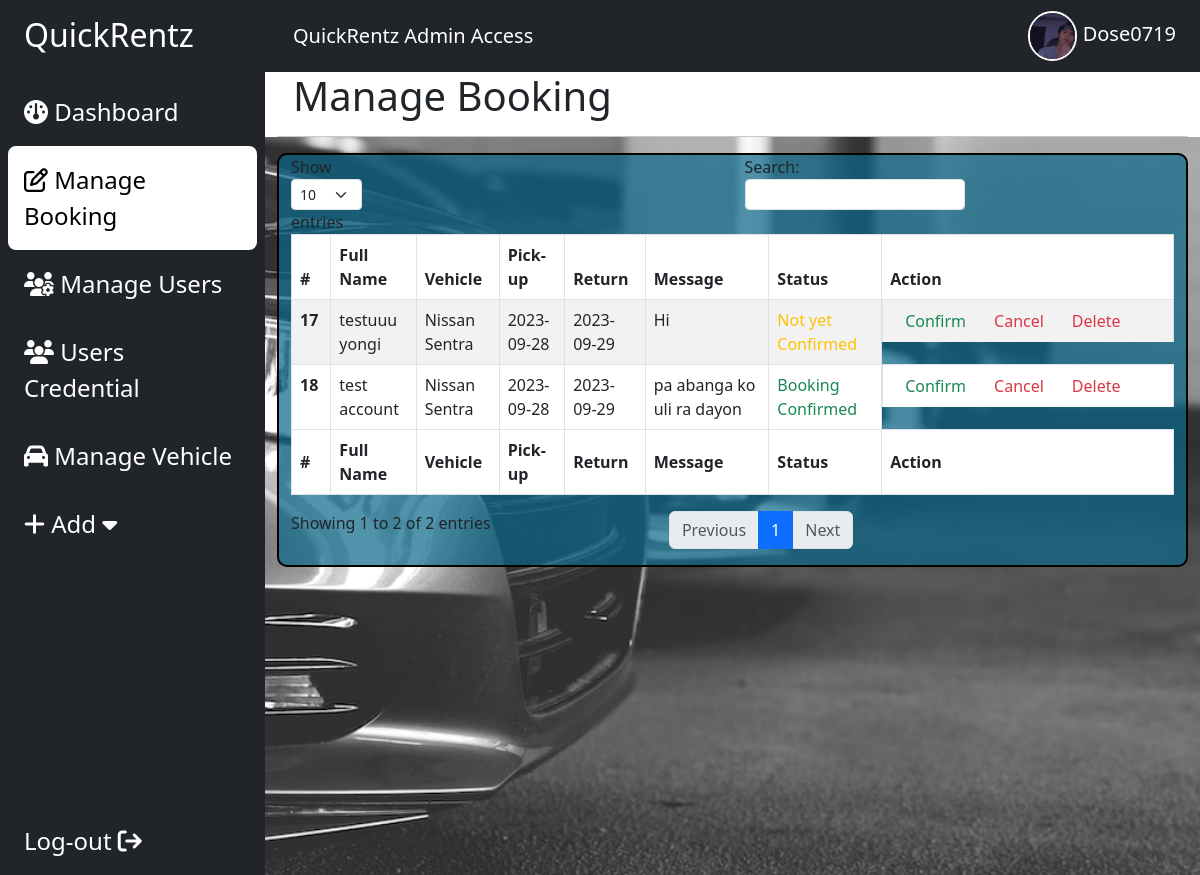
/admin/bookings.php (signed in), run on the app's committed database.
### tables this page shows
CREATE TABLE `reservation` (
  `ReservationID` int(11) NOT NULL,
  `UserID` int(11) NOT NULL,
  `VehicleID` int(11) NOT NULL,
  `Pickup` date NOT NULL,
  `Return` date NOT NULL,
  `Message` text NOT NULL,
  `Status` varchar(50) NOT NULL
);

CREATE TABLE `user` (
  `UserID` int(11) NOT NULL,
  `Username` varchar(11) NOT NULL,
  `FirstName` text NOT NULL,
  `LastName` text NOT NULL,
  `PhoneNumber` int(12) NOT NULL,
  `Address` varchar(250) NOT NULL,
  `Email` varchar(50) NOT NULL,
  `Password` varchar(11) NOT NULL,
  `Status` text NOT NULL,
  `Photo` varchar(50) NOT NULL,
  `AccCreated` datetime NOT NULL DEFAULT current_timestamp(),
  `FrontID` varchar(50) NOT NULL,
  `BackID` varchar(50) NOT NULL
);

CREATE TABLE `brand` (
  `BrandID` int(11) NOT NULL,
  `brandName` text NOT NULL,
  `brandLogo` int(11) NOT NULL
);

CREATE TABLE `vehicle` (
  `VehicleID` int(11) NOT NULL,
  `BrandID` int(11) NOT NULL,
  `Model` varchar(50) NOT NULL,
  `Year` year(4) NOT NULL,
  `Type` varchar(50) NOT NULL,
  `FuelType` varchar(50) NOT NULL,
  `Transmision` varchar(50) NOT NULL,
  `Mileage` varchar(50) NOT NULL,
  `SeatingCapacity` int(11) NOT NULL,
  `Rate` int(11) NOT NULL,
  `Image1` varchar(60) NOT NULL,
  `Image2` varchar(60) NOT NULL,
  `Image3` varchar(60) NOT NULL,
  `Image4` varchar(60) NOT NULL
);

### admin/bookings.php (the view, shortened to what this page needs)
<?php
include "includes/database.php";
?>
<!DOCTYPE html>
<html lang="en">
<head>
    <link href="https://cdn.jsdelivr.net/npm/bootstrap@5.3.0/dist/css/bootstrap.min.css" rel="stylesheet"
>
    <link rel="stylesheet" href="https://cdnjs.cloudflare.com/ajax/libs/font-awesome/6.4.0/css/all.min.css"
 />
    <link rel="stylesheet" href="style.css">
</head>
<body>
    <div class="main-container d-flex h-100">
        <div class="sidebar bg-dark" id="side_nav">
            <div class="header-box px-3 pt-3 pd-4 d-flex justify-content-between">
                <h2 class="text-white px-2">
                    QuickRentz
                </h2>
            </div>
            <ul class="list-unstyled px-2 pt-3">
                <li class="p-3"><a href="main.php" class="text-decoration-none fs-4"><i class="fa-solid fa-gauge"></i>
                        Dashboard</a></li>
                <li class="p-3 active"><a href="bookings.php" class="text-decoration-none fs-4"><i
                            class="fa-regular fa-pen-to-square"></i> Manage Booking</a></li>
                <li class="p-3"><a href="manageUsers.php" class="text-decoration-none fs-4"><i
                            class="fa-solid fa-users-gear"></i> Manage Users</a></li>
                <li class="p-3"><a href="users.php" class="text-decoration-none fs-4"><i class="fa-solid fa-users"></i>
                        Users Credential</a></li>
                <li class="p-3"><a href="vehicles.php" class="text-decoration-none fs-4"><i class="fa-solid fa-car"></i>
                        Manage Vehicle</a></li>
                <li class="p-3"> <a class="text-decoration-none fs-4" data-bs-toggle="collapse" href="#collapseAdd"
                        role="button" aria-expanded="false" aria-controls="collapseAdd"><i class="fa-solid fa-plus"></i>
                        Add <i class="fa-solid fa-caret-down"></i>
                    </a>
                </li>
            </ul>
            <ul class="list-unstyled signout px-4">
                <li>
                    <form method="POST" action="">
                        <a class="text-decoration-none fs-4" href="log-out.php" type="button">Log-out <i
                                class="fa-solid fa-arrow-right-from-bracket"></i></a>
                    </form>
                </li>
            </ul>
        </div>
        <div class="content">
            <?php include "includes/navbar.php"; ?>
            <div class="container-fluid bg-white">
                <h1 class="col-md-12 px-3">Manage Booking</h1>
                <hr>
            </div>
            <div class="container">
                <div class="container-fluid"
                    style="border: 2px solid #000; border-radius: 10px;background-color: rgba(8, 103, 136, 0.7);">
                    <table id="pagination" class="table table-striped table-bordered" style="width:100%;">
                        <thead>
                            <tr>
                                <th scope="col">#</th>
                                <th scope="col">Full Name</th>
                                <th scope="col">Vehicle</th>
                                <th scope="col">Pick-up</th>
                                <th scope="col">Return</th>
                                <th scope="col">Message</th>
                                <th scope="col">Status</th>
                                <th scope="col">Action</th>
                            </tr>
                        </thead>
                        <tbody>
                            <?php
                            $sqlReservation = "SELECT user.FirstName, user.LastName, brand.brandName, vehicle.Model, reservation.* FROM reservation INNER JOIN user ON reservation.UserID = user.UserID INNER JOIN vehicle ON reservation.VehicleID = vehicle.VehicleID
                        INNER JOIN brand ON vehicle.BrandID = brand.BrandID";
                            $initiateReservation = mysqli_query($conn, $sqlReservation);
                            while ($results = mysqli_fetch_assoc($initiateReservation)) {
                                if ($results['Status'] == 'Booking Confirmed') {
                                    $status = "<td class='text-success'>$results[Status]</td>";
                                } elseif ($results['Status'] == 'Booking Cancelled') {
                                    $status = "<td class='text-danger'>$results[Status]</td>";
                                } else {
                                    $status = "<td class='text-warning'>$results[Status]</td>";
                                }
                                echo "
                                <tr>
                                    <th scope='row'>$results[ReservationID]</th>
                                    <td>$results[FirstName] $results[LastName]</td>
                                    <td>$results[brandName] $results[Model]</td>
                                    <td>$results[Pickup]</td>
                                    <td>$results[Return]</td>
                                    <td>$results[Message]</td>
                                    $status
                                    <td class='d-flex'>
                                        <form method='GET' action='confirm.php' class='px-2'>
                                            <input type='hidden' name='ReservationID' value='$results[ReservationID]'>
                                            <button type='submit' class='btn-delete text-success' style='border:none;background:none;'>Confirm</button>
                                        </form>
                                        <form method='GET' action='cancel.php' class='px-2'>
                                            <input type='hidden' name='ReservationID' value='$results[ReservationID]'>
                                            <button type='submit' class='btn-delete text-danger' style='border:none;background:none;'>Cancel</button>
                                        </form>
                                        <form method='GET' action='deletebooking.php' class='px-2'>
                                            <input type='hidden' name='ReservationID' value='$results[ReservationID]'>
                                            <button type='submit' class='btn-delete text-danger' style='border:none;background:none;'>Delete</button>
                                        </form>
                                    </td>
                                </tr>";
                            }
                            ?>
                        </tbody>
                        <tfoot>
                            <tr>
                                <th scope="col">#</th>
                                <th scope="col">Full Name</th>
                                <th scope="col">Vehicle</th>
                                <th scope="col">Pick-up</th>
                                <th scope="col">Return</th>
                                <th scope="col">Message</th>
                                <th scope="col">Status</th>
                                <th scope="col">Action</th>
                            </tr>
                        </tfoot>
                    </table>
                </div>
            </div>
        </div>
    </div>
</body>
</html>

### admin/style.css (style rules this page uses)
#side_nav { min-width: 265px; max-width: 265px; transition: 0.5s; }
.content { min-width: 100vh; width: 100%; height: 100%; }
.active { background-color: #fff; border-radius: 8px; }
.sidebar li.active a, .sidebar li.active a:hover { color: #000; }
.sidebar li a, .signout { color: #fff; }
.signout { margin-top: 100%; }
.main-container { background-image: url('img/photo-1585503418537-88331351ad99.jpg'); background-size: cover; background-repeat: no-repeat; }

### data on the page
reservation: ReservationID "17", UserID.FirstName "testuuu", UserID.LastName "yongi", brand.brandName "Nissan", VehicleID.Model "Sentra", Pickup "2023-09-28", Return "2023-09-29", Message "Hi", Status "Not yet Confirmed"
reservation: ReservationID "18", UserID.FirstName "test", UserID.LastName "account", brand.brandName "Nissan", VehicleID.Model "Sentra", Pickup "2023-09-28", Return "2023-09-29", Message "pa abanga ko uli ra dayon", Status "Booking Confirmed"

### other printed values
$username "Dose0719"
